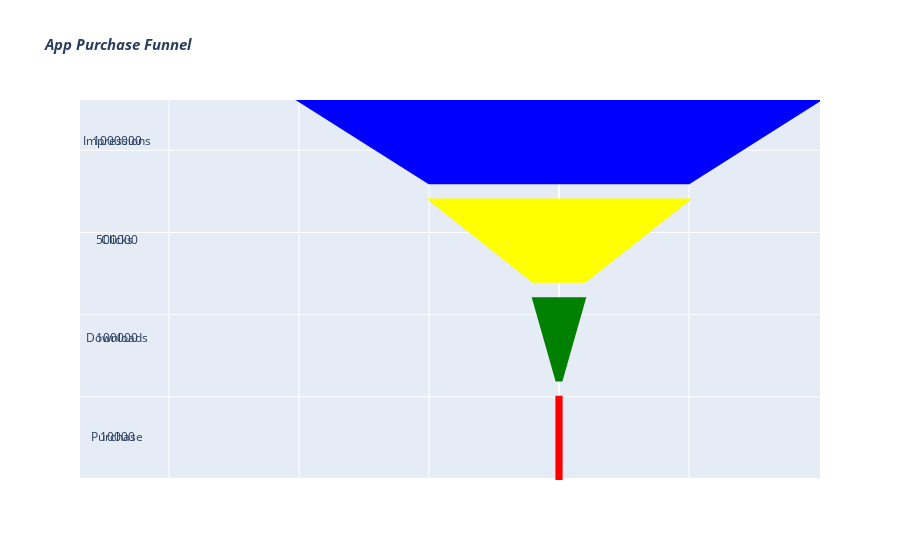

Notebook source saved alongside this figure:
### Code cell
fig=go.Figure(data=data,layout=layout)
offline.iplot(fig)

### Figure 1 — Plotly figure (JSON) as saved in the notebook; plotly's stock layout.template omitted (floating-point values rounded to 4 significant figures)
{"data": [{"mode": "text", "text": ["Impressions", "Clicks", "Downloads", "Purchase"], "type": "scatter", "x": [-170, -170, -170, -170], "y": [205, 145, 85, 25]}, {"mode": "text", "text": [1000000, 500000, 100000, 10000], "type": "scatter", "x": [-170, -170, -170, -170], "y": [205, 145, 85, 25]}], "layout": {"shapes": [{"fillcolor": "blue", "line": {"color": "blue"}, "path": "M100.0,230L50.0,180L-50.0,180L-100.0,230Z", "type": "path"}, {"fillcolor": "yellow", "line": {"color": "yellow"}, "path": "M50.0,170L10.0,120L-10.0,120L-50.0,170Z", "type": "path"}, {"fillcolor": "green", "line": {"color": "green"}, "path": "M10.0,110L1.0,60L-1.0,60L-10.0,110Z", "type": "path"}, {"fillcolor": "red", "line": {"color": "red"}, "path": "M1.0,50L1.0,0L-1.0,0L-1.0,50Z", "type": "path"}], "showlegend": false, "title": {"font": {"size": 15}, "text": "<i><b>App Purchase Funnel</i></b>"}, "xaxis": {"showticklabels": false, "zeroline": true}, "yaxis": {"showticklabels": false, "zeroline": true}}}
